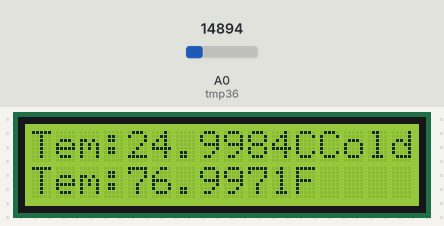
Recording of a program running on a simulated CircuitPython board. Shown: 16×2 character LCD. Inputs (shaded band) come from the test bench; at power-on: A0 (tmp36) = 14894 (analog values on the 0–65535 scale).

Above: at 1.2 s.
1.3 s: A0 (tmp36) set to 16085
At 2.5 s:
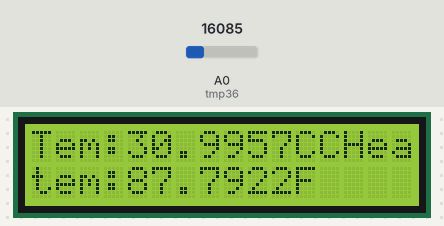
3.1 s: A0 (tmp36) set to 17128
At 4.2 s:
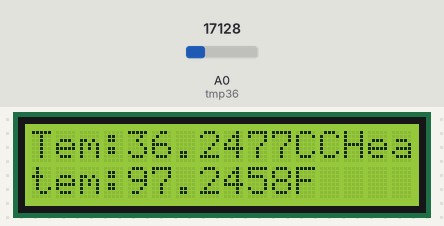
4.8 s: A0 (tmp36) set to 18617
At 5.8 s:
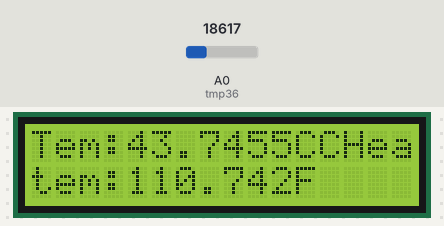
Timing chart, 0 to 7.8 s (numbered marks = the images above; inputs shaded):
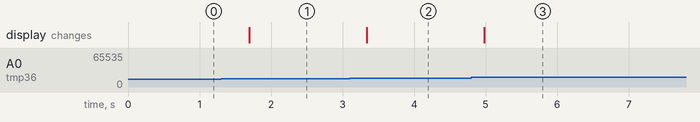

The program:

LCD2.py
```python
import board
import time
from lcd.lcd import LCD
from lcd.i2c_pcf8574_interface import I2CPCF8574Interface
from digitalio import DigitalInOut, Direction, Pull
import analogio

# get and i2c object
i2c = board.I2C()
tmp36 = analogio.AnalogIn(board.A0)
# some LCDs are 0x3f... some are 0x27.
lcd = LCD(I2CPCF8574Interface(i2c, 0x27), num_rows=2, num_cols=16)


def tmp36_temperature_C(analogin):
    millivolts = analogin.value * (analogin.reference_voltage * 1000 / 65535)
    return (millivolts - 500) / 10

while True:
    # Read the temperature in Celsius.
    temp_C = tmp36_temperature_C(tmp36)
    # Convert to Fahrenheit.
    temp_F = (temp_C * 9/5) + 32
    # Print out the value and delay a second before looping again.
    lcd.set_cursor_pos(0, 0)
    lcd.print("Tem:{}C".format(temp_C))
    lcd.set_cursor_pos(1, 0)
    lcd.print("Tem:{}F".format(temp_F))
    if temp_C >= 30:
        lcd.set_cursor_pos(0, 13)
        lcd.print("Heat")
    else:
        lcd.set_cursor_pos(0, 12)
        lcd.print("Cold")
    time.sleep(.5)
```

Measured:
- after the input at 1.3 s, the display: changes after 0.39 s (image 1)
- after the input at 3.1 s, the display: changes after 0.24 s (image 2)
- after the input at 4.8 s, the display: changes after 0.18 s (image 3)
